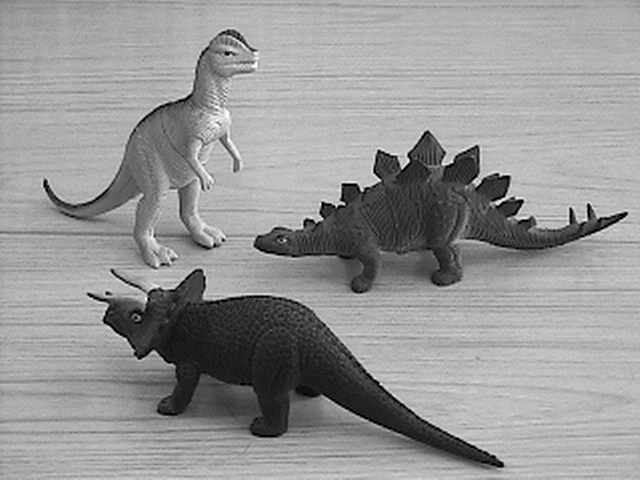
//> input picture Data/imA.png, 640 x 480 px
$ ./punto3a   (built with g++ and OpenCV 4)
//> lines starting //> are read from the running program, lines starting //| are printed output that depends on the picture; after the words box and inside, x2 and y2 are one past the last pixel; in counts of white or black regions, pixels touching at a corner belong together
#include <opencv2/opencv.hpp>
#include <iostream>

using namespace cv;
using namespace std;

int main()
{
    Mat imgA = imread("../Data/imA.png");
//> imgA is the input picture: 480 rows x 640 cols, CV_8UC3; min 1, max 252, mean 150
    Mat imgB = imread("../Data/imB.png");
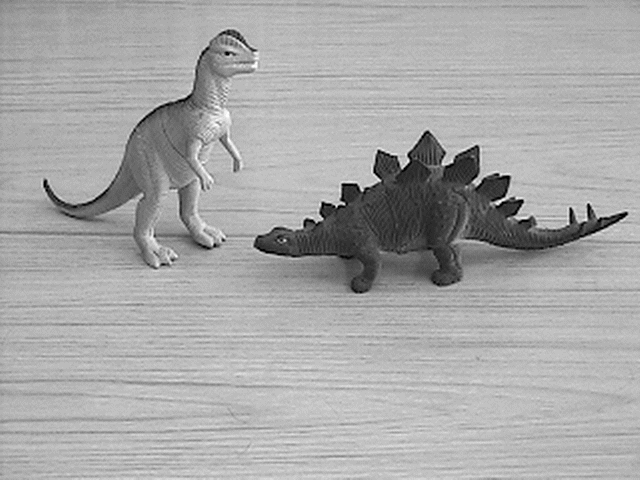
//> input picture Data/imB.png, 640 x 480 px
//> imgB is the input picture: 480 rows x 640 cols, CV_8UC3; min 2, max 252, mean 167.7

    if(imgA.empty() || imgB.empty())
    {
        cout << "Error cargando imagenes" << endl;
        return -1;
    }

    // Convertir a escala de grises
    Mat grayA, grayB;
    cvtColor(imgA, grayA, COLOR_BGR2GRAY);
    cvtColor(imgB, grayB, COLOR_BGR2GRAY);

    // Diferencia absoluta
    Mat diferencia;
    absdiff(grayA, grayB, diferencia);
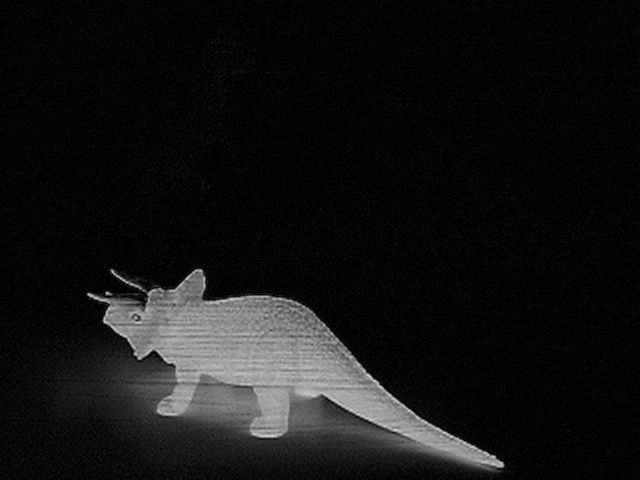
//> diferencia: 480 rows x 640 cols, CV_8UC1; min 0, max 217, mean 19.4

    // Umbralizar para obtener máscara
    Mat imC;
    threshold(diferencia, imC, 40, 255, THRESH_BINARY);
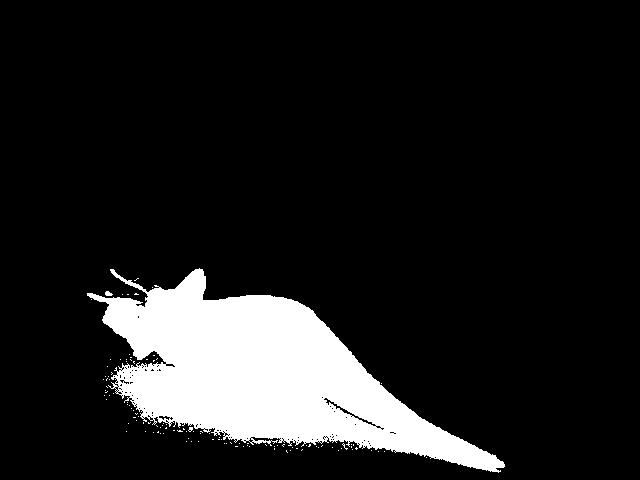
//> imC: 480 rows x 640 cols, CV_8UC1; 12.1% white; 113 white regions (111 under 20 px), largest, box (x1, y1, x2, y2) and area: (87, 268, 505, 473) 36832, (105, 291, 113, 296) 29

    // Guardar imagen C
    if(imwrite("../Data/imC.png", imC))
        cout << "Imagen C guardada correctamente como imC.png" << endl;
    else
        cout << "Error guardando imagen C" << endl;

    imshow("Imagen A", imgA);
    imshow("Imagen B", imgB);
    imshow("Imagen C - Triceratops Detectado", imC);

    waitKey(0);
    destroyAllWindows();

    return 0;
}
